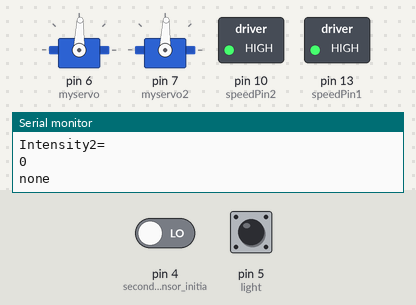
A sketch run on a simulated Arduino Uno, built with avr-gcc and run on an emulated ATmega328P. Parts: 2 × servo, switched loads named in the sketch (green lamp = pin HIGH), the last lines printed to the serial monitor. Dashed ring = blinking. Inputs (shaded band) come from the test bench; at power-on: pin 4 (second_photosensor_initia) LOW, pin 5 (light) LOW.

Above: at 1.2 s.
2.3 s: pin 4 (second_photosensor_initia) driven HIGH
At 2.77 s:
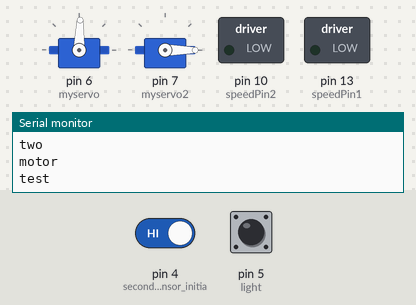
5.3 s: pin 5 (light) driven HIGH
At 5.83 s:
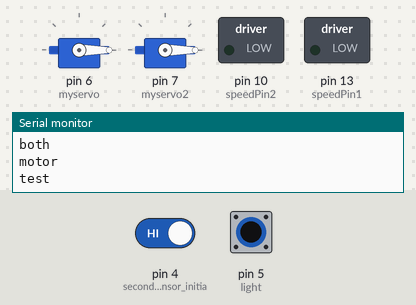
8.3 s: pin 4 (second_photosensor_initia) driven LOW
At 8.81 s:
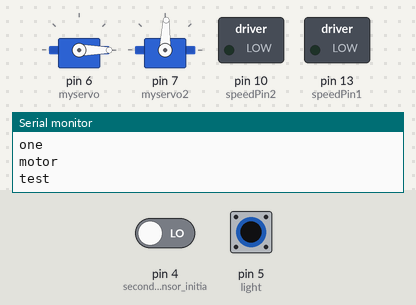
11.3 s: pin 5 (light) driven LOW
14.3 s: pin 5 (light) pulsed HIGH 5 times (0.12 s each, 0.3 s apart)
At 16.1 s:
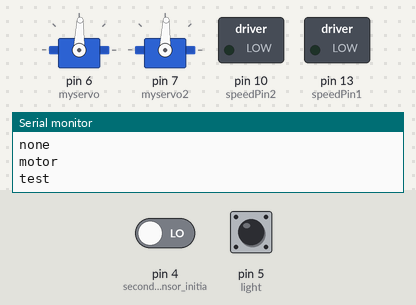
Timing chart, 0 to 19.8 s (numbered marks = the images above; inputs shaded):
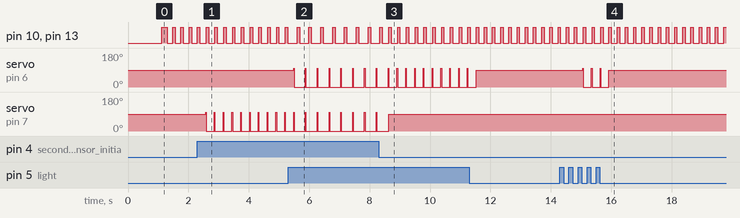

The sketch:

servo_test.ino
```cpp
/*
 *  CEID Food Assembly Line code
 *  by Wesley Wong
 */

// Servo Setup
#include <Servo.h>
Servo myservo;  // create servo object to control a servo
int servingsFirst = 2;  // number of servings for first dispenser
Servo myservo2; // second servo
int servingsSecond = 2; // number of servings for second dispenser

// conveyor dc motor1 setup
int speedPin1 = 13;
int dir1a = 12;
int dir1b = 11;

// conveyor dc motor2 setup
int speedPin2 = 10;
int dir2a = 9;
int dir2b = 8;

int mSpeed = 255; // max speed
int start = 0; // startup counter variable
int conveyorSpeed = 125; // speed at which the tray will move

void setup() {
  // put your setup code here, to run once:
  pinMode(3,INPUT);   // photosensor module initialization port
  pinMode(4,INPUT);  // second photosensor initialization
  myservo.attach(6);   //  attaches the servo on pin 9 to the servo object
  myservo2.attach(7); // second servo to pin 10
  //pinMode(speedPin1, OUTPUT); // set pin 11 to output to conveyor motor 1 enable
  pinMode(speedPin2, OUTPUT); // set pin 12 to output to conveyor motor 2 enable
  Serial.begin(9600);  // initialization of serial port
  Serial.println("Ready to connect/nDefault password is 1234 or 000");
  delay(1000);
}

void loop() {
  // initialize and reset sensor variables
  int valOne = 0;
  int valTwo = 0;

  // for loop to create sum variables for the sensor values to smooth out the readings and prevent false triggers
  for (int i = 0; i < 10; i++) {
    if(digitalRead(5) == HIGH)// assign light sensor one to port 52
      valOne++; // increment val one if sensor covered
    if(digitalRead(4) == HIGH)      // light sensor two to port 50
      valTwo++; // increment val two if second sensor covered
    delay(10);
  }

  // test code
  Serial.println("valOne=");
  Serial.println(valOne);
  Serial.println("valTwo=");
  Serial.println(valTwo);

  // declare boolean variables to track status of sensors
  bool tempOne = false;
  bool tempTwo = false;

  // update variables if we are sure the sensor is triggered
  if (valOne >= 7) { // this one was 7 due to sensor adjustments
    tempOne = true;
  }
  if (valTwo == 10) {
    tempTwo = true;
  }

  Serial.println("Intensity1=");    //print on serial monitor using ""
  Serial.println(tempOne);          //display output on serial monitor
  Serial.println("Intensity2=");    //print on serial monitor using ""
  Serial.println(tempTwo);          //display output on serial monitor
  delay(10);

  /*// Every 100 miliseconds, do a measurement using the sensor and print the distance in centimeters.
  double distance = distanceSensor.measureDistanceCm(); //measures distance in cm
  Serial.println(distance);
  delay(100);*/

  if(tempOne == true and tempTwo == true)               //both blocked
  {
    // dispenses first module
    Serial.println("both");
    myservo.write(100); // reverses directon for a bit to unclog
    myservo2.write(100); // reverses directon for a bit to unclog
    delay(20);
    myservo.write(90 - (45 * servingsFirst)); // dispense out
    myservo2.write(90 - (45 * servingsFirst)); // dispense out second servo
    delay(100);
  }
  else if(tempOne == true and tempTwo == false)               //first blocked, second unblocked
  {
    // dispenses first module
    Serial.println("one");
    myservo.write(100); // reverses directon for a bit to unclog
    delay(20);
    myservo.write(90 - (45 * servingsFirst)); // dispense out
    myservo2.write(88.9); // stops second servo
    //myservo.write(100); // reverses directon for a bit to unclog
  }
  else if(tempOne == false and tempTwo == true)               //first unblocked, second blocked
  {
    // dispenses first module
    Serial.println("two");
    myservo2.write(100); // reverses directon for a bit to unclog
    delay(20);
    myservo.write(88.9); // stops first servo
    myservo2.write(90 - (45 * servingsFirst)); // dispense out second
    //myservo.write(100); // reverses directon for a bit to unclog
  }
  else               // for when neither is high
  {
    // dispenses first module
    Serial.println("none");
    myservo.write(88.9); // stops second servo
    myservo2.write(88.9); // stops first servo
    //myservo.write(100); // reverses directon for a bit to unclog
  }
  // direction of motors for conveyor
  digitalWrite(dir1a, HIGH);
  digitalWrite(dir1b, LOW);

  digitalWrite(dir2a, HIGH);
  digitalWrite(dir2b, LOW);

  // this function kickstarts the dc motors
  if (start == 0)
  {
    analogWrite(speedPin2, mSpeed); // start motor 2
    analogWrite(speedPin1, mSpeed); // start motor 1
    delay(100);
    start++;
  }

  // conveyor on
  analogWrite(speedPin1, mSpeed);
  analogWrite(speedPin2, mSpeed);
  Serial.println("motor");
  delay(80);
  analogWrite(speedPin1, 0);
  analogWrite(speedPin2, 0);
  delay(80);
  Serial.println("test");
}
```

Measured:
- after the input at 2.3 s, servo on pin 7 (myservo2): alternates 100° for 0.02 s and 0° for 0.27 s, starting after 0.27 s
- after the input at 5.3 s, pin 10 (speedPin2), pin 13 (speedPin1): alternates HIGH for 0.08 s and LOW for 0.31 s, starting after 0.30 s; servo on pin 6 (myservo): alternates 100° for 0.02 s and 0° for 0.37 s, starting after 0.18 s; servo on pin 7 (myservo2): alternates 100° for 0.02 s and 0° for 0.37 s, starting after 0.57 s
- after the input at 8.3 s, pin 10 (speedPin2), pin 13 (speedPin1): alternates HIGH for 0.08 s and LOW for 0.21 s, starting after 0.33 s; servo on pin 6 (myservo): alternates 100° for 0.02 s and 0° for 0.27 s, starting after 0.60 s
- after the input at 14.3 s, servo on pin 6 (myservo): 88° → 0° after 0.75 s, → 88° 0.87 s later
- by itself, pin 10 (speedPin2), pin 13 (speedPin1): alternates HIGH for 0.08 s and LOW for 0.21 s
